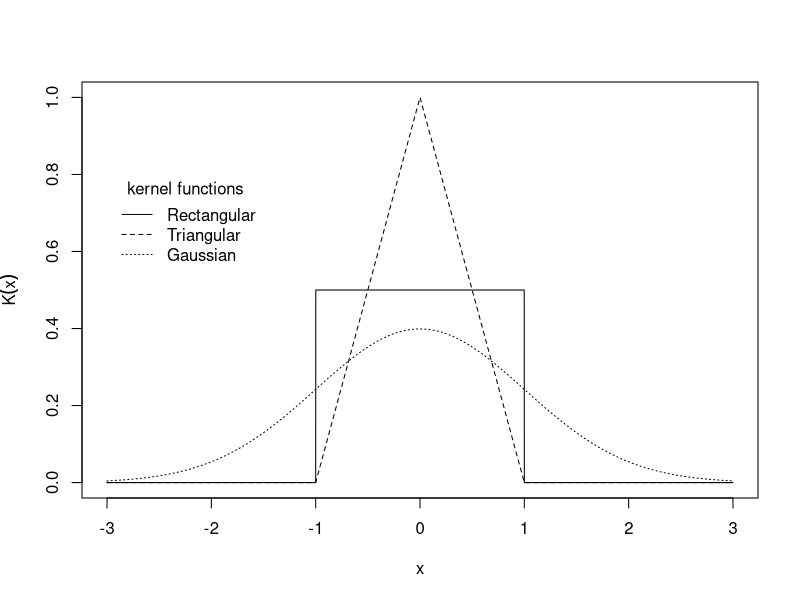
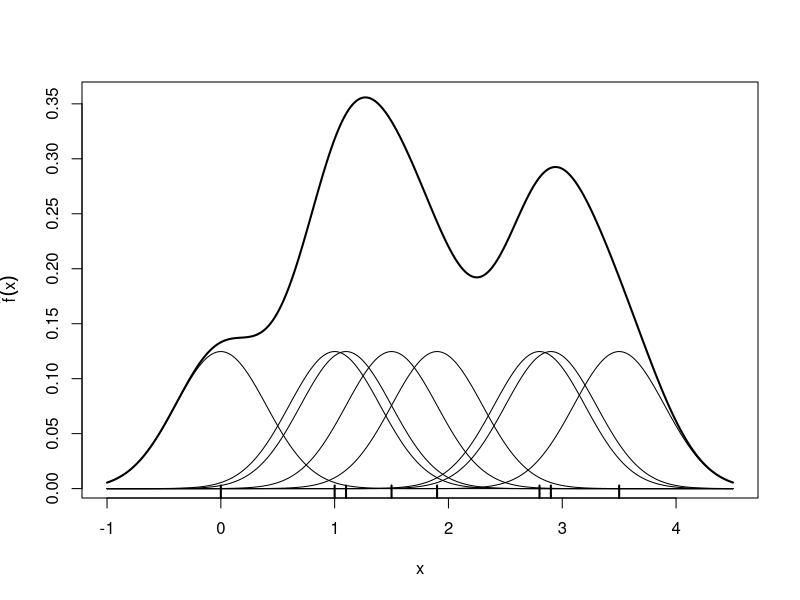
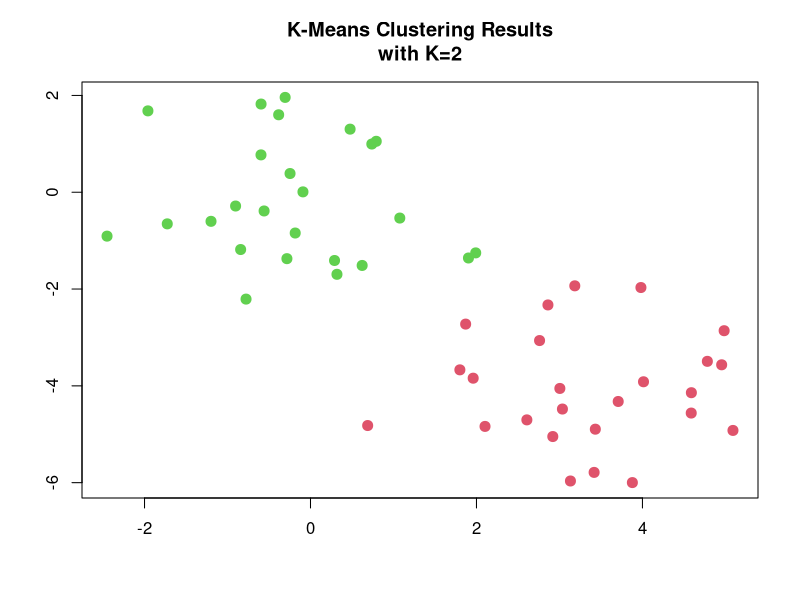
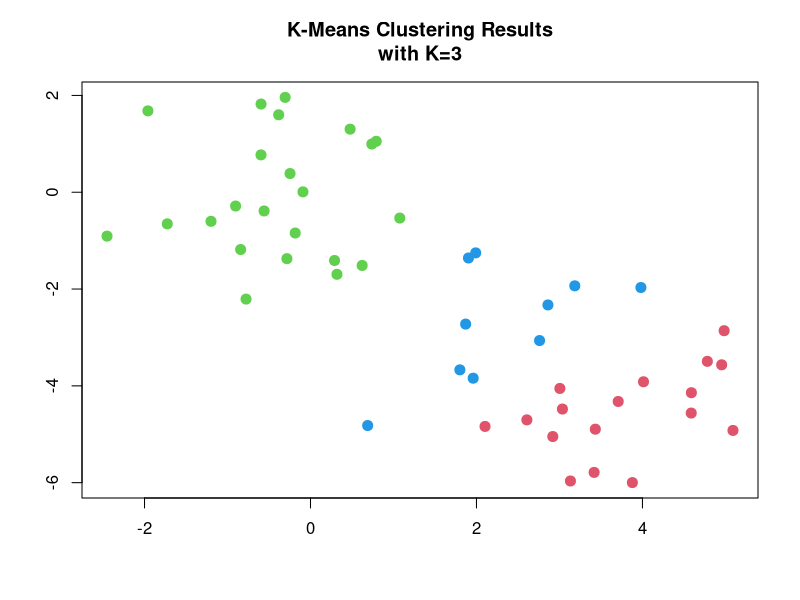
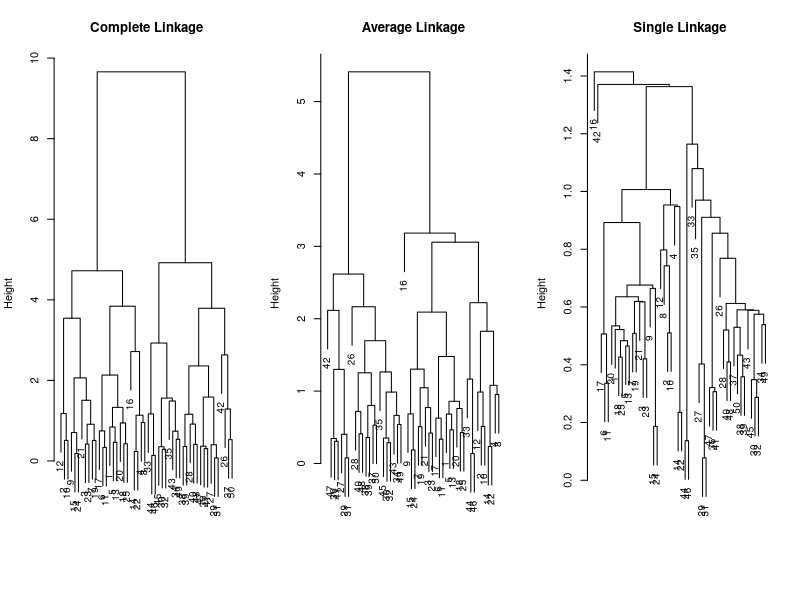
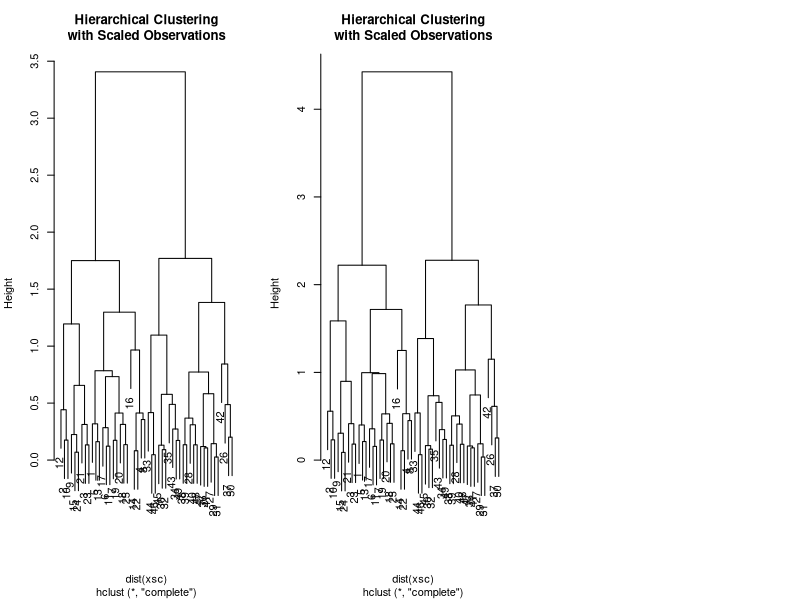

Reproduce these figures in R, in order.
rec <- function(x) (abs(x) < 1) * 0.5
tri <- function(x) (abs(x) < 1) * (1 - abs(x))
gauss <- function(x) 1 / sqrt(2 * pi) * exp(-(x^2) / 2)
x <- seq(from = -3, to = 3, by = 0.001)
plot(x, rec(x), type = "l", ylim = c(0, 1), lty = 1,
     ylab = expression(K(x)))
lines(x, tri(x), lty = 2)
lines(x, gauss(x), lty = 3)
legend(-3, 0.8, legend = c("Rectangular", "Triangular", "Gaussian"),
       lty = 1:3, title = "kernel functions", bty = "n")
x <- c(0, 1, 1.1, 1.5, 1.9, 2.8, 2.9, 3.5)
n <- length(x)
xgrid <- seq(from = min(x) - 1, to = max(x) + 1, by = 0.01)
h <- 0.4
bumps <- sapply(x, function(a) gauss((xgrid - a) / h) / (n * h))
plot(xgrid, rowSums(bumps), ylab = expression(hat(f)(x)),
     type = "l", xlab = "x", lwd = 2)
rug(x, lwd = 2)
out <- apply(bumps, 2, function(b) lines(xgrid, b))
set.seed(2)
x <- matrix(rnorm(50 * 2), ncol = 2)
x[1:25, 1] <- x[1:25, 1] + 3
x[1:25, 2] <- x[1:25, 2] - 4
km.out <- kmeans(x, 2, nstart = 20)
km.out$cluster

plot(x, col = (km.out$cluster + 1), main = "K-Means Clustering Results
with K=2", xlab = "", ylab = "", pch = 20, cex = 2)
set.seed(4)
km.out <- kmeans(x, 3, nstart = 20)
km.out
plot(x, col = (km.out$cluster + 1), main = "K-Means Clustering Results
with K=3", xlab = "", ylab = "", pch = 20, cex = 2)
set.seed(3)
km.out <- kmeans(x, 3, nstart = 1)
km.out$tot.withinss
km.out <- kmeans(x, 3, nstart = 20)
hc.complete <- hclust(dist(x), method = "complete")

hc.average <- hclust(dist(x), method = "average")
hc.single <- hclust(dist(x), method = "single")

par(mfrow = c(1, 3))
plot(hc.complete, main = "Complete Linkage", xlab = "", sub = "", cex = .9)
plot(hc.average, main = "Average Linkage", xlab = "", sub = "", cex = .9)
plot(hc.single, main = "Single Linkage", xlab = "", sub = "", cex = .9)

cutree(hc.complete, 2)
cutree(hc.average, 2)
cutree(hc.single, 2)
cutree(hc.single, 4)

xsc <- scale(x, center = FALSE, scale = TRUE)
plot(hclust(dist(xsc), method = "complete"), main = "Hierarchical Clustering
with Scaled Observations")

xsc <- scale(x)
plot(hclust(dist(xsc), method = "complete"), main = "Hierarchical Clustering
with Scaled Observations")